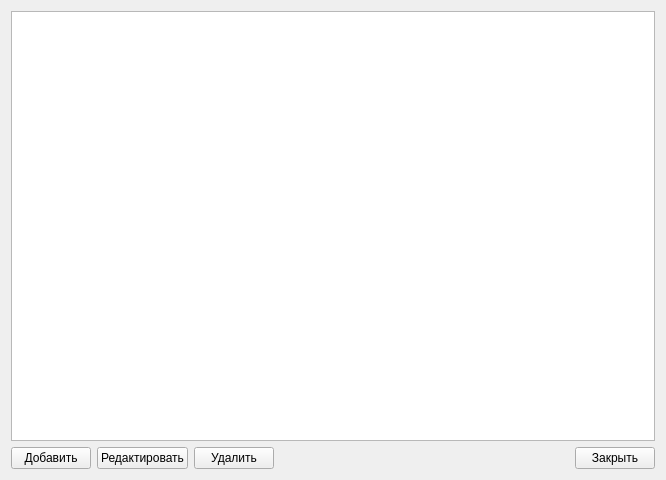
<?xml version="1.0" encoding="UTF-8"?>
<ui version="4.0">
 <class>Form</class>
 <widget class="QWidget" name="Form">
  <property name="geometry">
   <rect>
    <x>0</x>
    <y>0</y>
    <width>666</width>
    <height>480</height>
   </rect>
  </property>
  <property name="windowTitle">
   <string>Кофе</string>
  </property>
  <layout class="QGridLayout" name="gridLayout">
   <item row="1" column="4">
    <widget class="QPushButton" name="button_close">
     <property name="text">
      <string>Закрыть</string>
     </property>
    </widget>
   </item>
   <item row="1" column="2">
    <widget class="QPushButton" name="button_del">
     <property name="text">
      <string>Удалить</string>
     </property>
    </widget>
   </item>
   <item row="1" column="0">
    <widget class="QPushButton" name="button_add">
     <property name="text">
      <string>Добавить</string>
     </property>
    </widget>
   </item>
   <item row="0" column="0" colspan="5">
    <widget class="QTableWidget" name="table">
     <property name="editTriggers">
      <set>QAbstractItemView::AnyKeyPressed|QAbstractItemView::EditKeyPressed</set>
     </property>
     <property name="selectionBehavior">
      <enum>QAbstractItemView::SelectRows</enum>
     </property>
     <attribute name="verticalHeaderVisible">
      <bool>false</bool>
     </attribute>
    </widget>
   </item>
   <item row="1" column="1">
    <widget class="QPushButton" name="button_edit">
     <property name="text">
      <string>Редактировать</string>
     </property>
    </widget>
   </item>
   <item row="1" column="3">
    <spacer name="horizontalSpacer">
     <property name="orientation">
      <enum>Qt::Horizontal</enum>
     </property>
     <property name="sizeHint" stdset="0">
      <size>
       <width>40</width>
       <height>20</height>
      </size>
     </property>
    </spacer>
   </item>
  </layout>
 </widget>
 <resources/>
 <connections/>
</ui>
